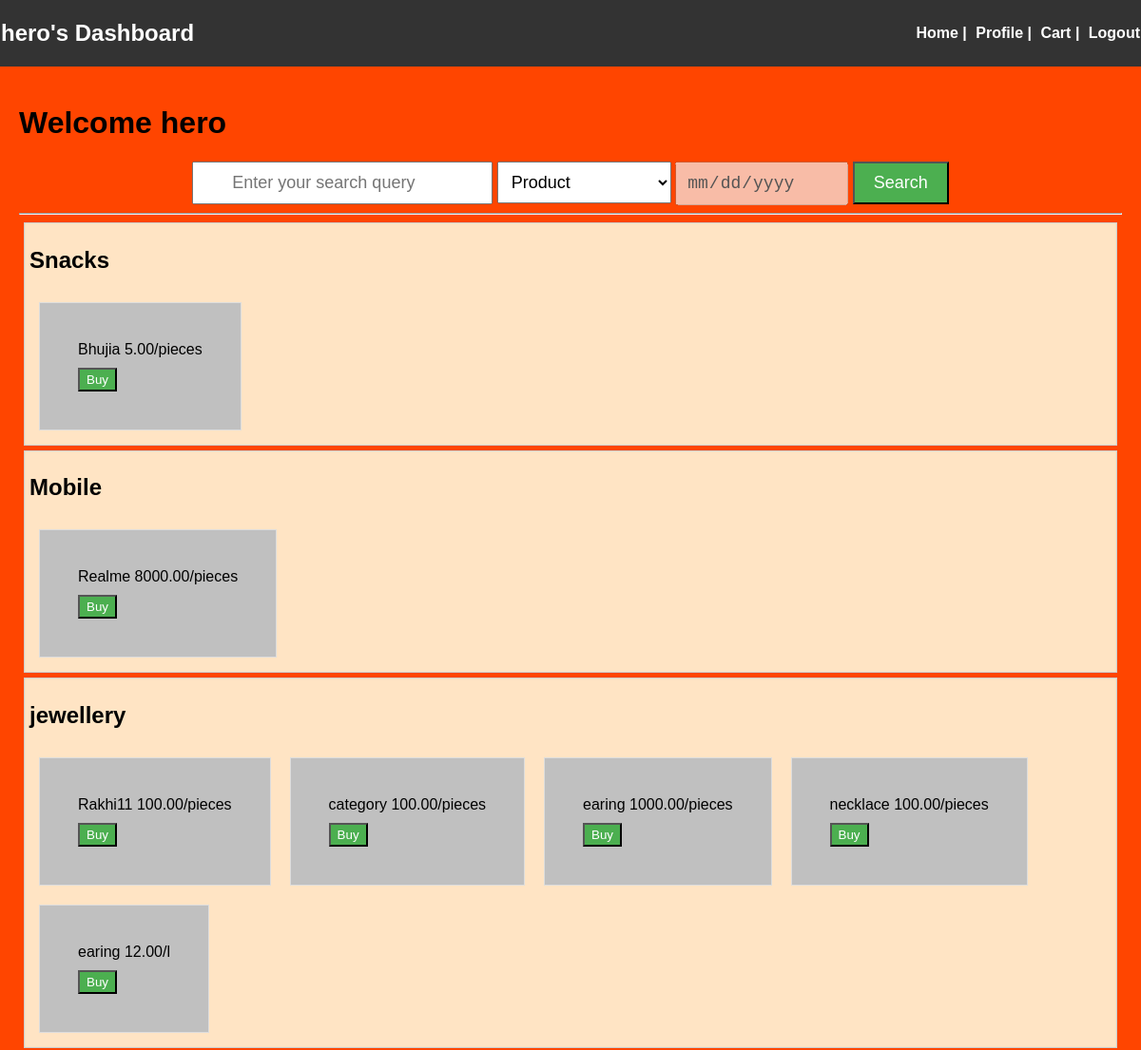
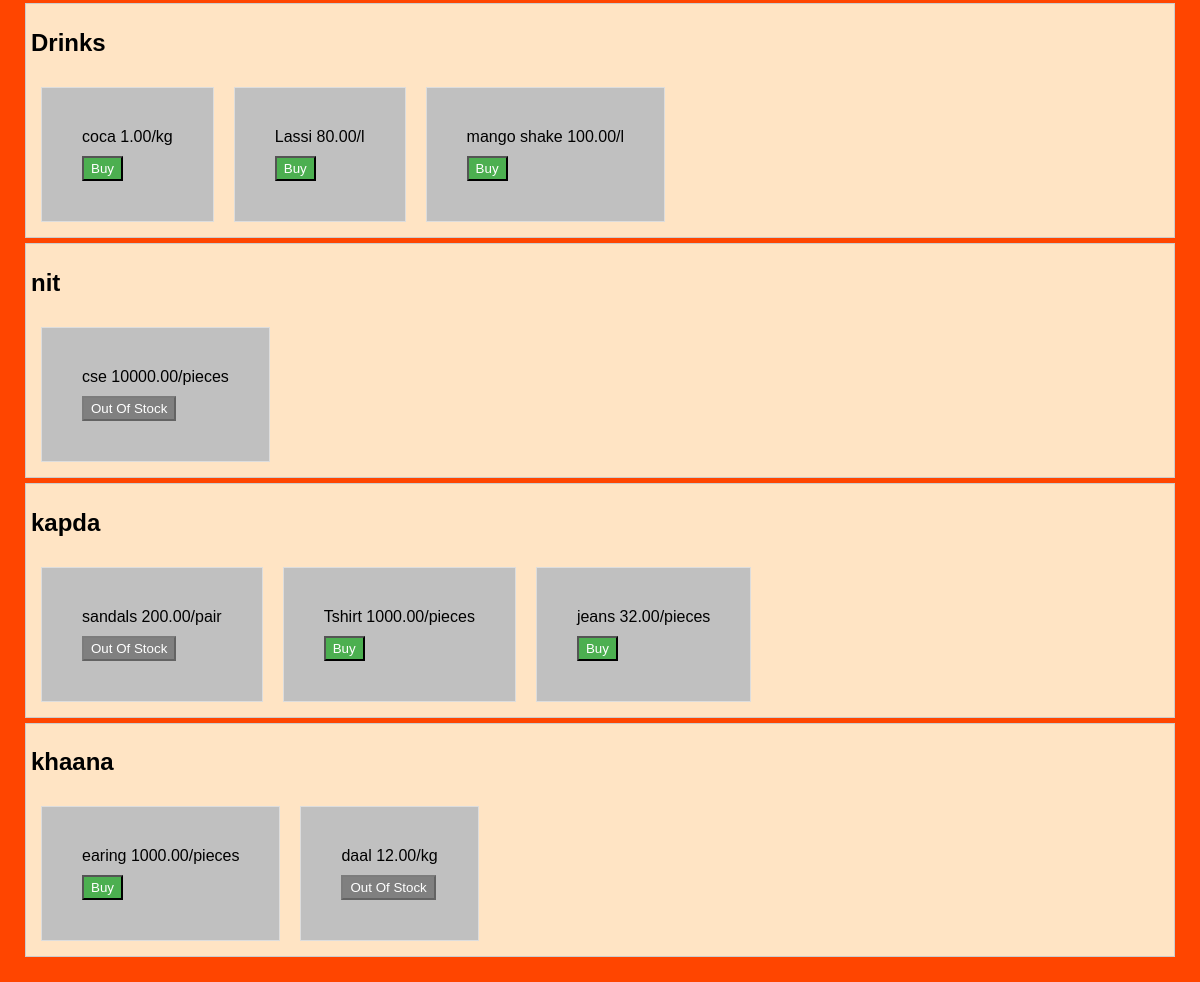
Page /user/nilay (signed in) on the committed database (2 pictures, top to bottom).
### model/models.py (models this page shows)
class Users(db.Model):
    __tablename__ = "users"
    user_id = db.Column(db.Integer, autoincrement = True, primary_key = True)
    username = db.Column(db.String, unique = True, nullable = False)
    email = db.Column(db.String,unique = True, nullable = False)
    password = db.Column(db.String, nullable = False)
    name = db.Column(db.String, unique = True, nullable = False)
    cart = db.relationship('Cart', backref = 'user',cascade='all, delete')
    order = db.relationship('Orders', backref = 'user',cascade='all, delete')

class Categories(db.Model):
    __tablename__ = "categories"
    cat_id = db.Column(db.Integer,autoincrement = True,  primary_key = True)
    cat_name = db.Column(db.String, unique = True, nullable = False)
    date = db.Column(db.String,  nullable = False)
    admin_id = db.Column(db.Integer,db.ForeignKey('admins.admin_id'),nullable=False)
    products = db.relationship('Products', backref='categories',cascade='all, delete')

class Products(db.Model):
    __tablename__ = "products"
    product_id = db.Column(db.Integer, autoincrement = True, primary_key = True)
    product_name = db.Column(db.String, nullable = False)
    price = db.Column(db.Numeric, nullable = False)
    unit = db.Column(db.String, nullable = False)
    products_left = db.Column(db.Integer, nullable = False)
    mfc_date = db.Column(db.String, nullable = False)
    exp_date = db.Column(db.String)
    cat_id = db.Column(db.Integer, db.ForeignKey('categories.cat_id'), nullable = False)
    cart  = db.relationship('Cart', backref = 'products' , cascade='all, delete-orphan')
    order = db.relationship('Orders', backref = 'products', cascade='all, delete-orphan')

### controller/user_controller.py (the view, shortened to what this page needs)
@app.route('/user/<username>', methods = ['GET', 'POST'])
def home_user(username):
    if "user" not in session:
        return redirect('/login')
    user = session['user']
    user_info = Users.query.filter_by(username = user).first()
    username = user_info.username
    name = user_info.name
    values = {}
    values["title"] = username + " - Home"
    values["header"] = "Welcome " + name
    values["user"] = username
    values["name"] = name
    cat = Categories.query.order_by(Categories.date.desc()).all()
    products = {}
    for i in cat:
        products[i.cat_name] = []
    for i in cat:
        tmp = Products.query.filter_by(cat_id = i.cat_id).all()
        if tmp:
            tmp.reverse()
            products[i.cat_name] += tmp
    to_delete = []
    for i in products:
        if len(products[i]) == 0:
            to_delete.append(i)
    for i in to_delete:
        del products[i]
    if request.method == 'GET':
        return render_template('user_dashboard.html', **values, products = products)

### templates/user_dashboard.html (shortened to what this page needs)
{% extends 'base.html' %}
{% block header_content %}{{name}}'s Dashboard{% endblock %}
{% block nav_content %}
<a href="/user/{{user}}">Home</a> |
<a href="/user/{{user}}/profile">Profile </a> |
<a href="/user/{{user}}/cart">Cart</a> |
<a href="/logout">Logout</a>
{% endblock %}
{% block content %}
    <h1>Welcome {{user}} </h1>
    <div style="text-align: center;">
        <form action="/user/{{user}}" method="post">
            <input id = 'search-box' type="text" name="query" placeholder="Enter your search query" required>
            <select name="filter"  select name="filter" onchange="toggleDateInput()" style="padding: 10px; font-size: 18px;">
                <option value="product" selected >Product</option>
            </select>
            <input type="date" name="date" id="dateInput" disabled required>
            <input id = 'search-button' type="submit" value="Search">
        </form>
    </div>
    <hr>
    {% for category in products %}
    <div class="category-box">
        <h2>{{ category }}</h2>
        <div class="product-list">
            {% for product in products[category] %}
            <div class="product-item">
                {{ product.product_name }}
                {{ product.price  | round(2)}}/{{product.unit}}
                <br>
                {% if product.products_left > 0 %}
                    <button class = 'buyButton' type="button" onclick = "buyProduct('{{product.product_id}}')"> Buy </button>
                {% else %}
                    <button class = 'notBuyButton' disabled>Out Of Stock</button>
                {% endif %}
            </div>
            {% endfor %}
        </div>
    </div>
    {% endfor %}
{% endblock %}

### templates/base.html (style rules this page uses)
body { font-family: Arial, sans-serif; margin: 0; padding: 0; }
.header a { color: #fff; text-decoration: none; margin-left: 5px; }

### templates/user_dashboard.html (style rules this page uses)
body { background-color: orangered; }
#search-box { padding: 10px 40px; font-size: 18px; }
#search-button { padding: 10px 20px; font-size: 18px; background-color: #4CAF50; color: white; cursor: pointer; }
.buyButton { padding: 3px 7px; margin-top: 10px; background-color:#4CAF50; color: white; }
.notBuyButton { padding:3px 7px; margin-top: 10px; background-color: grey; color: white; }
#dateInput { padding: 10px; font-size: 18px; }
.category-box { background-color: bisque; border: 1px solid #ccc; padding: 5px; margin: 5px; }
.product-list { display: flex; flex-wrap: wrap; margin-top: 5px; }
.product-item { background-color: silver; margin: 10px; padding: 40px 40px; border: 1px solid #ddd; }

### rows in the picture
Users: name "hero", username "hero"
Categories: cat_name "Snacks"
Products: product_name "Bhujia", price "5.00", unit "pieces"
Categories: cat_name "Mobile"
Products: product_name "Realme", price "8000.00", unit "pieces"
Categories: cat_name "jewellery"
Products: product_name "Rakhi11", price "100.00", unit "pieces"
Products: product_name "category", price "100.00", unit "pieces"
Products: product_name "earing", price "1000.00", unit "pieces"
Products: product_name "necklace", price "100.00", unit "pieces"
Products: product_name "earing", price "12.00", unit "l"
Categories: cat_name "Drinks"
Products: product_name "coca", price "1.00", unit "kg"
Products: product_name "Lassi", price "80.00", unit "l"
Products: product_name "mango shake", price "100.00", unit "l"
Categories: cat_name "nit"
Products: product_name "cse", price "10000.00", unit "pieces", products_left "Out Of Stock"
Categories: cat_name "kapda"
Products: product_name "sandals", price "200.00", unit "pair", products_left "Out Of Stock"
Products: product_name "Tshirt", price "1000.00", unit "pieces"
Products: product_name "jeans", price "32.00", unit "pieces"
Categories: cat_name "khaana"
Products: product_name "earing", price "1000.00", unit "pieces"
Products: product_name "daal", price "12.00", unit "kg", products_left "Out Of Stock"
